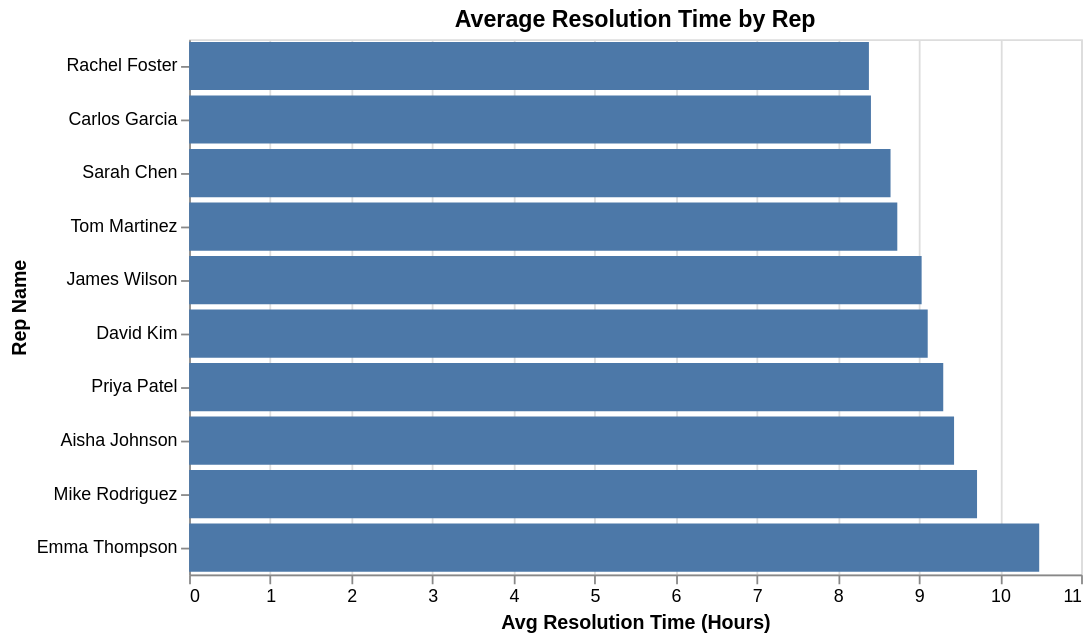
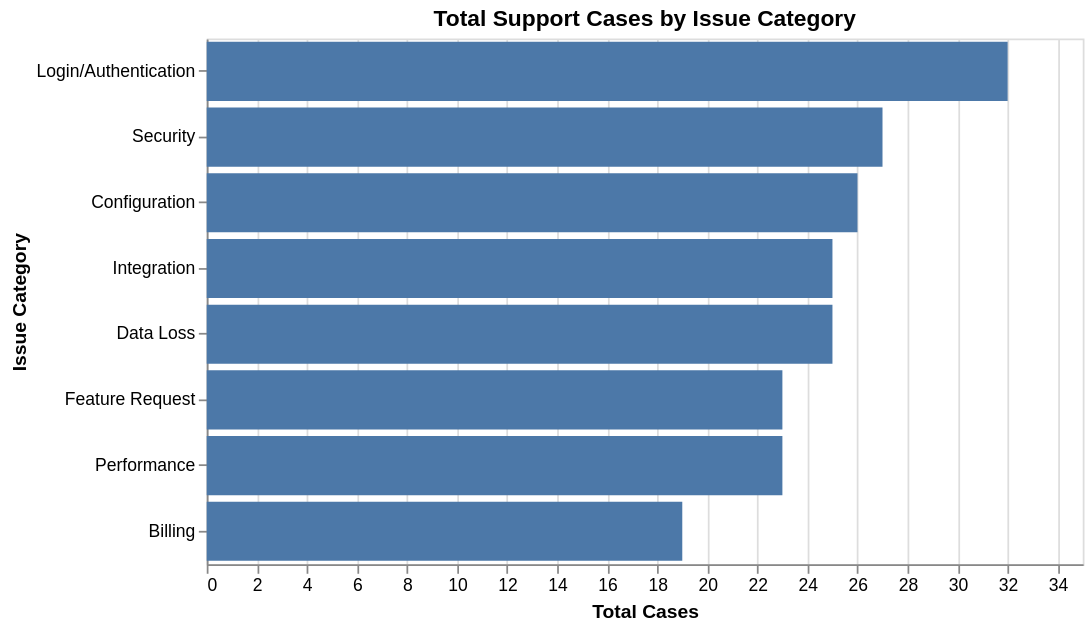
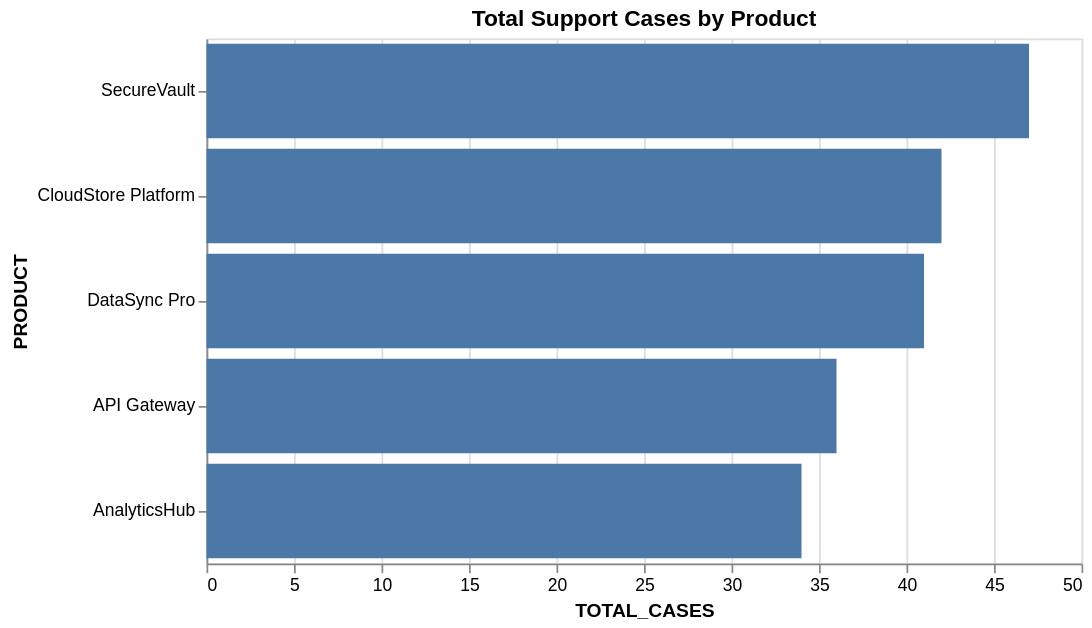

The code cell stored with these charts, in order, in its notebook:
### Code cell
run = tru_graph.add_run(run_config=run_config)

run.start(input_df=queries_df)

### Figure 1 — Vega-Lite specification as saved in the notebook (floating-point values rounded to 4 significant figures)
{"config": {"view": {"continuousWidth": 300, "continuousHeight": 300}}, "data": {"name": "data-db6d738c8a83f80c445cdb699736c0d5"}, "mark": "bar", "encoding": {"x": {"field": "AVG_RESOLUTION_TIME", "title": "Avg Resolution Time (Hours)", "type": "quantitative"}, "y": {"field": "REP_NAME", "sort": {"field": "AVG_RESOLUTION_TIME", "order": "ascending"}, "title": "Rep Name", "type": "nominal"}}, "height": 300, "title": "Average Resolution Time by Rep", "width": 500, "$schema": "https://vega.github.io/schema/vega-lite/v5.json", "datasets": {"data-db6d738c8a83f80c445cdb699736c0d5": [{"AVG_RESOLUTION_TIME": 8.383, "REP_NAME": "Rachel Foster"}, {"AVG_RESOLUTION_TIME": 8.408, "REP_NAME": "Carlos Garcia"}, {"AVG_RESOLUTION_TIME": 8.65, "REP_NAME": "Sarah Chen"}, {"AVG_RESOLUTION_TIME": 8.733, "REP_NAME": "Tom Martinez"}, {"AVG_RESOLUTION_TIME": 9.033, "REP_NAME": "James Wilson"}, {"AVG_RESOLUTION_TIME": 9.108, "REP_NAME": "David Kim"}, {"AVG_RESOLUTION_TIME": 9.3, "REP_NAME": "Priya Patel"}, {"AVG_RESOLUTION_TIME": 9.433, "REP_NAME": "Aisha Johnson"}, {"AVG_RESOLUTION_TIME": 9.717, "REP_NAME": "Mike Rodriguez"}, {"AVG_RESOLUTION_TIME": 10.48, "REP_NAME": "Emma Thompson"}]}}

### Figure 2 — Vega-Lite specification as saved in the notebook (floating-point values rounded to 4 significant figures)
{"config": {"view": {"continuousWidth": 300, "continuousHeight": 300}}, "data": {"name": "data-3ce1032f66a4a59dc0e103c495976f69"}, "mark": "bar", "encoding": {"x": {"field": "TOTAL_CASES", "title": "Total Cases", "type": "quantitative"}, "y": {"field": "ISSUE_CATEGORY", "sort": "-x", "title": "Issue Category", "type": "ordinal"}}, "height": 300, "title": "Total Support Cases by Issue Category", "width": 500, "$schema": "https://vega.github.io/schema/vega-lite/v5.json", "datasets": {"data-3ce1032f66a4a59dc0e103c495976f69": [{"ISSUE_CATEGORY": "Login/Authentication", "TOTAL_CASES": 32}, {"ISSUE_CATEGORY": "Security", "TOTAL_CASES": 27}, {"ISSUE_CATEGORY": "Configuration", "TOTAL_CASES": 26}, {"ISSUE_CATEGORY": "Integration", "TOTAL_CASES": 25}, {"ISSUE_CATEGORY": "Data Loss", "TOTAL_CASES": 25}, {"ISSUE_CATEGORY": "Feature Request", "TOTAL_CASES": 23}, {"ISSUE_CATEGORY": "Performance", "TOTAL_CASES": 23}, {"ISSUE_CATEGORY": "Billing", "TOTAL_CASES": 19}]}}

### Figure 3 — Vega-Lite specification as saved in the notebook (floating-point values rounded to 4 significant figures)
{"config": {"view": {"continuousWidth": 300, "continuousHeight": 300}}, "data": {"name": "data-b54e858f24683736993e715c1ba06d88"}, "mark": "bar", "encoding": {"x": {"field": "TOTAL_CASES", "type": "quantitative"}, "y": {"field": "PRODUCT", "sort": {"field": "TOTAL_CASES", "order": "descending"}, "type": "nominal"}}, "height": 300, "title": "Total Support Cases by Product", "width": 500, "$schema": "https://vega.github.io/schema/vega-lite/v5.json", "datasets": {"data-b54e858f24683736993e715c1ba06d88": [{"PRODUCT": "SecureVault", "TOTAL_CASES": 47}, {"PRODUCT": "CloudStore Platform", "TOTAL_CASES": 42}, {"PRODUCT": "DataSync Pro", "TOTAL_CASES": 41}, {"PRODUCT": "API Gateway", "TOTAL_CASES": 36}, {"PRODUCT": "AnalyticsHub", "TOTAL_CASES": 34}]}}
